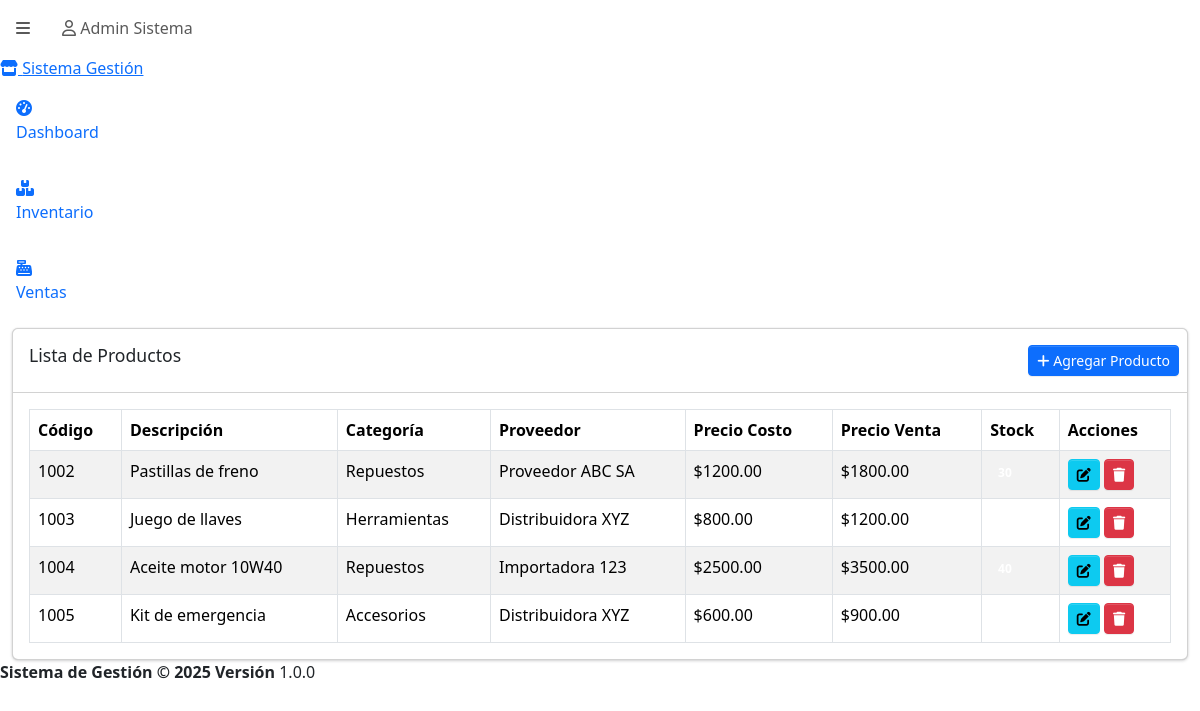
/inventario/ (signed in), run on the app's committed database.
### app/models.py (models this page shows, shortened)
class Usuario(UserMixin, db.Model):
    __tablename__ = 'usuarios'
    id = db.Column(db.Integer, primary_key=True)
    name = db.Column(db.String(100), nullable=False)
    lastname = db.Column(db.String(100), nullable=False)
    dni = db.Column(db.String(20), unique=True, nullable=False)
    username = db.Column(db.String(50), unique=True, nullable=False)
    password = db.Column(db.String(200), nullable=False)
    email = db.Column(db.String(100), unique=True, nullable=False)
    phone = db.Column(db.String(20), nullable=False)
    address = db.Column(db.String(200), nullable=False)
    rol_id = db.Column(db.Integer, db.ForeignKey('rol_usuarios.id'), nullable=False)
    status = db.Column(db.Integer, default=1)
    ventas = db.relationship('Venta', backref='usuario', lazy=True)

class Producto(db.Model):
    __tablename__ = 'productos'
    id = db.Column(db.Integer, primary_key=True)
    codigo = db.Column(db.Integer, unique=True, nullable=False)
    descripcion = db.Column(db.String(200), nullable=False)
    precio_costo = db.Column(db.Float, nullable=False)
    precio_venta = db.Column(db.Float, nullable=False)
    stock = db.Column(db.Integer, nullable=False, default=0)
    categoria_id = db.Column(db.Integer, db.ForeignKey('categorias.id'))
    proveedor_id = db.Column(db.Integer, db.ForeignKey('proveedores.id'))
    estado = db.Column(db.Integer, default=1)
    detalles_venta = db.relationship('DetalleVenta', backref='producto', lazy=True)

class Categoria(db.Model):
    __tablename__ = 'categorias'
    id = db.Column(db.Integer, primary_key=True)
    nombre = db.Column(db.String(100), nullable=False)
    estado = db.Column(db.Integer, default=1)
    productos = db.relationship('Producto', backref='categoria', lazy=True)

class Proveedor(db.Model):
    __tablename__ = 'proveedores'
    id = db.Column(db.Integer, primary_key=True)
    razon_social = db.Column(db.String(200), nullable=False)
    codigo_proveedor = db.Column(db.Integer, unique=True, nullable=False)
    cuit = db.Column(db.String(20), unique=True, nullable=False)
    nombre_contacto = db.Column(db.String(100))
    telefono = db.Column(db.String(20))
    direccion = db.Column(db.String(200))
    email = db.Column(db.String(100))
    condicion_iva = db.Column(db.String(50))
    estado = db.Column(db.Integer, default=1)
    productos = db.relationship('Producto', backref='proveedor', lazy=True)

### app/routes/inventory.py (the view)
@inventory_bp.route('/')
@login_required
@role_required('superadmin', 'admin', 'ventas')
def listar():
    productos = Producto.query.filter_by(estado=1).all()
    return render_template('inventory/listar.html', productos=productos)

### app/routes/auth.py (called while the page is built)
@login_manager.user_loader
def load_user(user_id):
    return Usuario.query.get(int(user_id))

def role_required(*roles):
    def decorator(f):
        @wraps(f)
        def decorated_function(*args, **kwargs):
            from flask_login import current_user
            if not current_user.is_authenticated:
                return redirect(url_for('auth.login'))
            if current_user.rol.tipo not in roles:
                flash('No tienes permisos para acceder a esta página.', 'danger')
                return redirect(url_for('dashboard.index'))
            return f(*args, **kwargs)
        return decorated_function
    return decorator

### app/templates/inventory/listar.html (shortened to what this page needs)
{% extends "base.html" %}
{% block content %}
<div class="row">
    <div class="col-12">
        <div class="card">
            <div class="card-header">
                <h3 class="card-title">Lista de Productos</h3>
                <div class="card-tools">
                    {% if current_user.rol.tipo in ['superadmin', 'admin'] %}
                    <a href="{{ url_for('inventory.agregar') }}" class="btn btn-primary btn-sm">
                        <i class="fas fa-plus"></i> Agregar Producto
                    </a>
                    {% endif %}
                </div>
            </div>
            <div class="card-body">
                <table class="table table-bordered table-striped">
                    <thead>
                        <tr>
                            <th>Código</th>
                            <th>Descripción</th>
                            <th>Categoría</th>
                            <th>Proveedor</th>
                            <th>Precio Costo</th>
                            <th>Precio Venta</th>
                            <th>Stock</th>
                            <th>Acciones</th>
                        </tr>
                    </thead>
                    <tbody>
                        {% for producto in productos %}
                        <tr>
                            <td>{{ producto.codigo }}</td>
                            <td>{{ producto.descripcion }}</td>
                            <td>{{ producto.categoria.nombre if producto.categoria else '-' }}</td>
                            <td>{{ producto.proveedor.razon_social if producto.proveedor else '-' }}</td>
                            <td>${{ "%.2f"|format(producto.precio_costo) }}</td>
                            <td>${{ "%.2f"|format(producto.precio_venta) }}</td>
                            <td>
                                <span class="badge badge-{{ 'danger' if producto.stock < 10 else 'success' }}">
                                </span>
                            </td>
                            <td>
                                {% if current_user.rol.tipo in ['superadmin', 'admin'] %}
                                <a href="{{ url_for('inventory.editar', id=producto.id) }}" class="btn btn-info btn-sm">
                                    <i class="fas fa-edit"></i>
                                </a>
                                <button type="button" class="btn btn-danger btn-sm" onclick="eliminarProducto({{ producto.id }})">
                                    <i class="fas fa-trash"></i>
                                </button>
                                {% endif %}
                            </td>
                        </tr>
                        {% endfor %}
                    </tbody>
                </table>
            </div>
        </div>
    </div>
</div>
{% endblock %}

### app/templates/base.html (shortened to what this page needs)
<!DOCTYPE html>
<html lang="es">
<head>
    <link rel="stylesheet" href="{{ url_for('static', filename='adminlte/plugins/fontawesome-free/css/all.min.css') }}">
    <link rel="stylesheet" href="{{ url_for('static', filename='adminlte/css/adminlte.min.css') }}">
    <link rel="stylesheet" href="https://cdn.jsdelivr.net/npm/sweetalert2@11/dist/sweetalert2.min.css">
</head>
<body class="hold-transition sidebar-mini layout-fixed">
    <div class="wrapper">
        {% if current_user.is_authenticated %}
        <nav class="main-header navbar navbar-expand navbar-white navbar-light">
            <ul class="navbar-nav">
                <li class="nav-item">
                    <a class="nav-link" data-widget="pushmenu" href="#" role="button"><i class="fas fa-bars"></i></a>
                </li>
            </ul>
            <ul class="navbar-nav ml-auto">
                <li class="nav-item dropdown">
                    <a class="nav-link" data-toggle="dropdown" href="#">
                        <i class="far fa-user"></i> {{ current_user.name }} {{ current_user.lastname }}
                    </a>
                </li>
            </ul>
        </nav>
        <aside class="main-sidebar sidebar-dark-primary elevation-4">
            <a href="{{ url_for('dashboard.index') }}" class="brand-link">
                <i class="fas fa-store brand-image"></i>
                <span class="brand-text font-weight-light">Sistema Gestión</span>
            </a>
            <div class="sidebar">
                <nav class="mt-2">
                    <ul class="nav nav-pills nav-sidebar flex-column" data-widget="treeview" role="menu">
                        <li class="nav-item">
                            <a href="{{ url_for('dashboard.index') }}" class="nav-link">
                                <i class="nav-icon fas fa-tachometer-alt"></i>
                                <p>Dashboard</p>
                            </a>
                        </li>
                        {% if current_user.rol.tipo in ['superadmin', 'admin', 'ventas'] %}
                        <li class="nav-item">
                            <a href="{{ url_for('inventory.listar') }}" class="nav-link">
                                <i class="nav-icon fas fa-boxes"></i>
                                <p>Inventario</p>
                            </a>
                        </li>
                        {% endif %}
                        {% if current_user.rol.tipo in ['superadmin', 'admin', 'ventas', 'caja'] %}
                        <li class="nav-item">
                            <a href="{{ url_for('ventas.index') }}" class="nav-link">
                                <i class="nav-icon fas fa-cash-register"></i>
                                <p>Ventas</p>
                            </a>
                        </li>
                        {% endif %}
                    </ul>
                </nav>
            </div>
        </aside>
        <div class="content-wrapper">
            <section class="content">
                <div class="container-fluid">
                    {% block content %}{% endblock %}
                </div>
            </section>
        </div>
        <footer class="main-footer">
            <strong>Sistema de Gestión &copy; 2025</strong>
            <div class="float-right d-none d-sm-inline-block">
                <b>Versión</b> 1.0.0
            </div>
        </footer>
        {% endif %}
    </div>
</body>
</html>

### data on the page
Usuario: name "Admin", lastname "Sistema"
Producto: codigo "1002", descripcion "Pastillas de freno", categoria "Repuestos", proveedor "Proveedor ABC SA", precio_costo "1200.00", precio_venta "1800.00"
Producto: codigo "1003", descripcion "Juego de llaves", categoria "Herramientas", proveedor "Distribuidora XYZ", precio_costo "800.00", precio_venta "1200.00"
Producto: codigo "1004", descripcion "Aceite motor 10W40", categoria "Repuestos", proveedor "Importadora 123", precio_costo "2500.00", precio_venta "3500.00"
Producto: codigo "1005", descripcion "Kit de emergencia", categoria "Accesorios", proveedor "Distribuidora XYZ", precio_costo "600.00", precio_venta "900.00"
